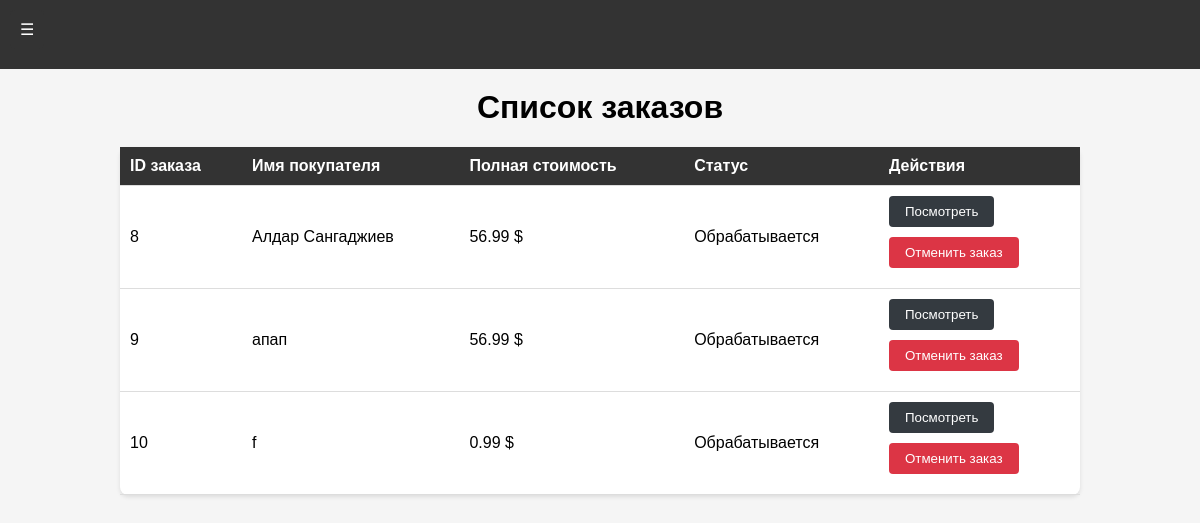
Page /orders (signed in) on the earlier database version.
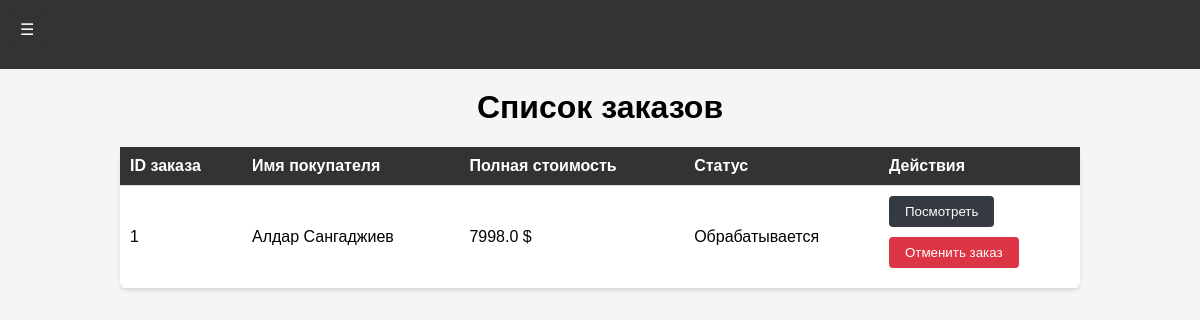
Same page on the later database version.
### app/models.py (models this page shows)
class Order(db.Model):
    id = db.Column(db.Integer, primary_key=True)
    user_id = db.Column(db.Integer, db.ForeignKey('user.id'), nullable=False)
    customer_name = db.Column(db.String(100), nullable=False)
    customer_address = db.Column(db.Text, nullable=False)
    payment_method = db.Column(db.String(50), nullable=False)
    created_at = db.Column(db.DateTime, default=db.func.now())
    status = db.Column(db.String(50), default='Обрабатывается')
    order_items = db.relationship('OrderItem', backref='order', lazy='dynamic')
    user = db.relationship('User', back_populates='orders')
    @property
    def total_amount(self):
        total = 0
        for item in self.order_items:
            total += item.product.price
        return total

class Product(db.Model):
    id = db.Column(db.Integer, primary_key=True)
    name = db.Column(db.String(100), nullable=False)
    description = db.Column(db.Text, nullable=False)
    price = db.Column(db.Float, nullable=False)
    category_id = db.Column(db.Integer, db.ForeignKey('category.id'), nullable=False)
    category = db.relationship('Category', backref=db.backref('products', lazy='dynamic'))
    brand_id = db.Column(db.Integer, db.ForeignKey('brand.id'), nullable=False)
    brand = db.relationship('Brand', backref=db.backref('products', lazy='dynamic'))
    image = db.Column(db.String(100), nullable=False)

### app/routes.py (the view)
@app.route('/orders')
@login_required
def order_list():
    cart_count = len(session.get('cart', []))
    orders = current_user.orders  # Получаем заказы текущего пользователя
    return render_template('order_list.html', orders=orders, cart_count= cart_count)

### app/routes.py (called while the page is built)
@login_manager.user_loader
def load_user(user_id):
    return User.query.get(int(user_id))

### app/templates/order_list.html (shortened to what this page needs)
<!DOCTYPE html>
<html lang="ru">
<head>
    <link rel="stylesheet" href="{{ url_for('static', filename='css/styles.css') }}">
</head>
<body>
    <nav>
       <div class="dropdown">
           <button class="dropbtn">&#9776;</button>
       </div>
   </nav>
    <h1>Список заказов</h1>
    <table>
        <thead>
        <tr>
            <th>ID заказа</th>
            <th>Имя покупателя</th>
            <th>Полная стоимость</th>
            <th>Статус</th>
            <th>Действия</th>
        </tr>
        </thead>
        <tbody>
        {% for order in orders %}
        <tr>
            <td>{{ order.id }}</td>
            <td>{{ order.customer_name }}</td>
            <td>{{ order.total_amount }} $</td>
            <td>{{ order.status }}</td>
            <td>
                <form action="{{ url_for('order_details', order_id=order.id) }}" method="get">
                    <button type="submit" class="btn-primary">Посмотреть</button>
                </form>
                <form action="{{ url_for('cancel_order', order_id=order.id) }}" method="post">
                    <button type="submit" class="btn-danger">Отменить заказ</button>
                </form>
            </td>
        </tr>
        {% endfor %}
        </tbody>
    </table>
</body>
</html>

### app/static/css/styles.css (style rules this page uses)
body { font-family: Arial, sans-serif; margin: 0; padding: 0; background-color: #f5f5f5; }
nav { background-color: #333; color: #fff; padding: 10px; }
h1 { text-align: center; }
table { width: 80%; margin: 0 auto; border-collapse: collapse; background-color: #fff; border-radius: 8px; box-shadow: 0 2px 4px rgba(0, 0, 0, 0.1); }
th, td { padding: 10px; border-bottom: 1px solid #ddd; }
th { background-color: #333; color: #fff; text-align: left; }
th:first-child, td:first-child { border-left: none; }
th:last-child, td:last-child { border-right: none; }
button { padding: 5px 10px; border: none; border-radius: 5px; background-color: #4CAF50; color: white; cursor: pointer; }
.btn-danger { background-color: #dc3545; color: #fff; padding: 8px 16px; border: none; border-radius: 4px; cursor: pointer; text-decoration: none; transition: background-color 0.3s; }
html { box-sizing: border-box; -webkit-font-smoothing: antialiased; }
.dropdown { position: relative; display: inline-block; }
.dropbtn { background-color: #333; color: white; padding: 10px; font-size: 16px; border: none; cursor: pointer; }
h1 { text-align: center; margin-top: 20px; }

### app/templates/order_list.html (style rules this page uses)
body { font-family: Arial, sans-serif; margin: 0; padding: 0; background-color: #f5f5f5; }
nav { background-color: #333; color: #fff; padding: 10px; }
h1 { text-align: center; margin-top: 20px; }
button { margin-bottom: 10px; }
.btn-primary { background-color: #343a40; color: #fff; padding: 8px 16px; border: none; border-radius: 4px; cursor: pointer; text-decoration: none; transition: background-color 0.3s; }

Differences in the rows shown:
removed Order: id "8", customer_name "Алдар Сангаджиев", total_amount "56.99", status "Обрабатывается"
removed Order: id "9", customer_name "апап", total_amount "56.99", status "Обрабатывается"
removed Order: id "10", customer_name "f", total_amount "0.99", status "Обрабатывается"
now on this page (row edited): Order: id "1", customer_name "Алдар Сангаджиев", total_amount "7998.0", status "Обрабатывается"
